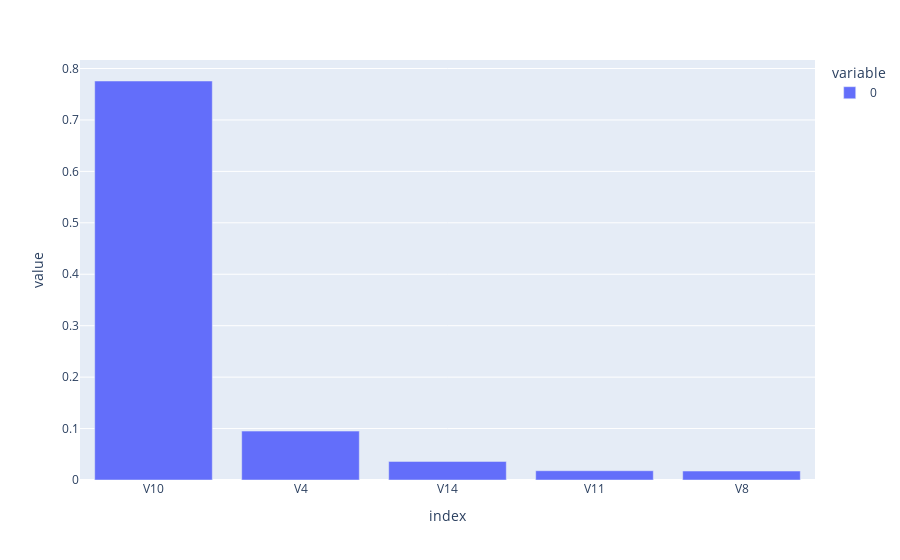

Notebook code for this chart:
### Code cell
fig = px.bar(FeatureImportances.head()) 
fig.show()

### Figure 1 — Plotly figure (JSON) as saved in the notebook; plotly's stock layout.template omitted (floating-point values rounded to 4 significant figures)
{"data": [{"alignmentgroup": "True", "hovertemplate": "variable=0<br>index=%{x}<br>value=%{y}<extra></extra>", "legendgroup": "0", "marker": {"color": "#636efa", "pattern": {"shape": ""}}, "name": "0", "offsetgroup": "0", "orientation": "v", "showlegend": true, "textposition": "auto", "type": "bar", "x": ["V10", "V4", "V14", "V11", "V8"], "xaxis": "x", "y": [0.7757, 0.09506, 0.03611, 0.01802, 0.01741], "yaxis": "y"}], "layout": {"barmode": "relative", "legend": {"title": {"text": "variable"}, "tracegroupgap": 0}, "margin": {"t": 60}, "xaxis": {"anchor": "y", "domain": [0, 1], "title": {"text": "index"}}, "yaxis": {"anchor": "x", "domain": [0, 1], "title": {"text": "value"}}}}
